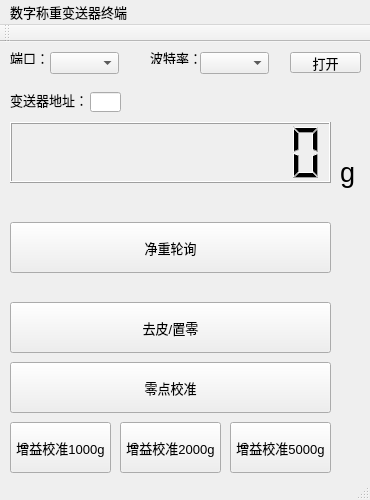
<?xml version="1.0" encoding="UTF-8"?>
<ui version="4.0">
 <class>MainWindow</class>
 <widget class="QMainWindow" name="MainWindow">
  <property name="geometry">
   <rect>
    <x>0</x>
    <y>0</y>
    <width>370</width>
    <height>500</height>
   </rect>
  </property>
  <property name="minimumSize">
   <size>
    <width>370</width>
    <height>500</height>
   </size>
  </property>
  <property name="maximumSize">
   <size>
    <width>370</width>
    <height>500</height>
   </size>
  </property>
  <property name="font">
   <font>
    <pointsize>10</pointsize>
   </font>
  </property>
  <property name="windowTitle">
   <string>数字称重变送器终端v1.0</string>
  </property>
  <widget class="QWidget" name="centralWidget">
   <widget class="QLabel" name="label">
    <property name="geometry">
     <rect>
      <x>10</x>
      <y>10</y>
      <width>54</width>
      <height>12</height>
     </rect>
    </property>
    <property name="text">
     <string>端口：</string>
    </property>
   </widget>
   <widget class="QLabel" name="label_2">
    <property name="geometry">
     <rect>
      <x>150</x>
      <y>10</y>
      <width>54</width>
      <height>12</height>
     </rect>
    </property>
    <property name="text">
     <string>波特率：</string>
    </property>
   </widget>
   <widget class="QPushButton" name="calibration_zero_button">
    <property name="geometry">
     <rect>
      <x>10</x>
      <y>320</y>
      <width>321</width>
      <height>51</height>
     </rect>
    </property>
    <property name="text">
     <string>零点校准</string>
    </property>
   </widget>
   <widget class="QComboBox" name="port_list">
    <property name="geometry">
     <rect>
      <x>50</x>
      <y>10</y>
      <width>69</width>
      <height>22</height>
     </rect>
    </property>
    <property name="currentText">
     <string/>
    </property>
    <property name="currentIndex">
     <number>-1</number>
    </property>
    <property name="maxCount">
     <number>10</number>
    </property>
   </widget>
   <widget class="QComboBox" name="bandrate_list">
    <property name="geometry">
     <rect>
      <x>200</x>
      <y>10</y>
      <width>69</width>
      <height>22</height>
     </rect>
    </property>
   </widget>
   <widget class="QPushButton" name="open">
    <property name="geometry">
     <rect>
      <x>290</x>
      <y>10</y>
      <width>71</width>
      <height>21</height>
     </rect>
    </property>
    <property name="text">
     <string>打开</string>
    </property>
   </widget>
   <widget class="QLabel" name="label_3">
    <property name="geometry">
     <rect>
      <x>340</x>
      <y>100</y>
      <width>31</width>
      <height>61</height>
     </rect>
    </property>
    <property name="baseSize">
     <size>
      <width>50</width>
      <height>40</height>
     </size>
    </property>
    <property name="font">
     <font>
      <family>Arial</family>
      <pointsize>20</pointsize>
     </font>
    </property>
    <property name="lineWidth">
     <number>1</number>
    </property>
    <property name="text">
     <string>g</string>
    </property>
   </widget>
   <widget class="QPushButton" name="calibration_1000_button">
    <property name="geometry">
     <rect>
      <x>10</x>
      <y>380</y>
      <width>101</width>
      <height>51</height>
     </rect>
    </property>
    <property name="text">
     <string>增益校准1000g</string>
    </property>
   </widget>
   <widget class="QPushButton" name="remove_tare_button">
    <property name="geometry">
     <rect>
      <x>10</x>
      <y>260</y>
      <width>321</width>
      <height>51</height>
     </rect>
    </property>
    <property name="text">
     <string>去皮/置零</string>
    </property>
   </widget>
   <widget class="QPushButton" name="weight_loop_button">
    <property name="geometry">
     <rect>
      <x>10</x>
      <y>180</y>
      <width>321</width>
      <height>51</height>
     </rect>
    </property>
    <property name="text">
     <string>净重轮询</string>
    </property>
   </widget>
   <widget class="QPushButton" name="calibration_2000_button">
    <property name="geometry">
     <rect>
      <x>120</x>
      <y>380</y>
      <width>101</width>
      <height>51</height>
     </rect>
    </property>
    <property name="text">
     <string>增益校准2000g</string>
    </property>
   </widget>
   <widget class="QPushButton" name="calibration_5000_button">
    <property name="geometry">
     <rect>
      <x>230</x>
      <y>380</y>
      <width>101</width>
      <height>51</height>
     </rect>
    </property>
    <property name="text">
     <string>增益校准5000g</string>
    </property>
   </widget>
   <widget class="QLabel" name="label_4">
    <property name="geometry">
     <rect>
      <x>10</x>
      <y>50</y>
      <width>81</width>
      <height>16</height>
     </rect>
    </property>
    <property name="text">
     <string>变送器地址：</string>
    </property>
   </widget>
   <widget class="QLCDNumber" name="weight_display">
    <property name="geometry">
     <rect>
      <x>10</x>
      <y>80</y>
      <width>321</width>
      <height>61</height>
     </rect>
    </property>
    <property name="digitCount">
     <number>10</number>
    </property>
    <property name="intValue" stdset="0">
     <number>0</number>
    </property>
   </widget>
   <widget class="QLineEdit" name="addr_input">
    <property name="geometry">
     <rect>
      <x>90</x>
      <y>50</y>
      <width>31</width>
      <height>20</height>
     </rect>
    </property>
    <property name="maxLength">
     <number>2</number>
    </property>
   </widget>
  </widget>
  <widget class="QMenuBar" name="menuBar">
   <property name="geometry">
    <rect>
     <x>0</x>
     <y>0</y>
     <width>370</width>
     <height>23</height>
    </rect>
   </property>
   <widget class="QMenu" name="menu">
    <property name="title">
     <string>数字称重变送器终端</string>
    </property>
   </widget>
   <addaction name="menu"/>
  </widget>
  <widget class="QToolBar" name="mainToolBar">
   <attribute name="toolBarArea">
    <enum>TopToolBarArea</enum>
   </attribute>
   <attribute name="toolBarBreak">
    <bool>false</bool>
   </attribute>
  </widget>
  <widget class="QStatusBar" name="statusBar"/>
 </widget>
 <layoutdefault spacing="6" margin="11"/>
 <resources/>
 <connections/>
</ui>
